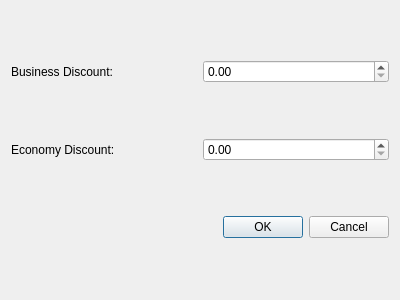
<?xml version="1.0" encoding="UTF-8"?>
<ui version="4.0">
 <class>VIPDiscount</class>
 <widget class="QDialog" name="VIPDiscount">
  <property name="geometry">
   <rect>
    <x>0</x>
    <y>0</y>
    <width>400</width>
    <height>300</height>
   </rect>
  </property>
  <property name="windowTitle">
   <string>VIP Discount</string>
  </property>
  <layout class="QGridLayout" name="gridLayout">
   <item row="0" column="0">
    <widget class="QLabel" name="label">
     <property name="text">
      <string>Business Discount:</string>
     </property>
    </widget>
   </item>
   <item row="0" column="1">
    <widget class="QDoubleSpinBox" name="doubleSpinBox">
     <property name="maximum">
      <double>1.000000000000000</double>
     </property>
    </widget>
   </item>
   <item row="1" column="0">
    <widget class="QLabel" name="label_2">
     <property name="text">
      <string>Economy Discount:</string>
     </property>
    </widget>
   </item>
   <item row="1" column="1">
    <widget class="QDoubleSpinBox" name="doubleSpinBox_2">
     <property name="maximum">
      <double>1.000000000000000</double>
     </property>
    </widget>
   </item>
   <item row="2" column="0" colspan="2">
    <widget class="QDialogButtonBox" name="buttonBox">
     <property name="orientation">
      <enum>Qt::Horizontal</enum>
     </property>
     <property name="standardButtons">
      <set>QDialogButtonBox::Cancel|QDialogButtonBox::Ok</set>
     </property>
    </widget>
   </item>
  </layout>
 </widget>
 <resources/>
 <connections>
  <connection>
   <sender>buttonBox</sender>
   <signal>accepted()</signal>
   <receiver>VIPDiscount</receiver>
   <slot>accept()</slot>
   <hints>
    <hint type="sourcelabel">
     <x>248</x>
     <y>254</y>
    </hint>
    <hint type="destinationlabel">
     <x>157</x>
     <y>274</y>
    </hint>
   </hints>
  </connection>
  <connection>
   <sender>buttonBox</sender>
   <signal>rejected()</signal>
   <receiver>VIPDiscount</receiver>
   <slot>reject()</slot>
   <hints>
    <hint type="sourcelabel">
     <x>316</x>
     <y>260</y>
    </hint>
    <hint type="destinationlabel">
     <x>286</x>
     <y>274</y>
    </hint>
   </hints>
  </connection>
 </connections>
</ui>
